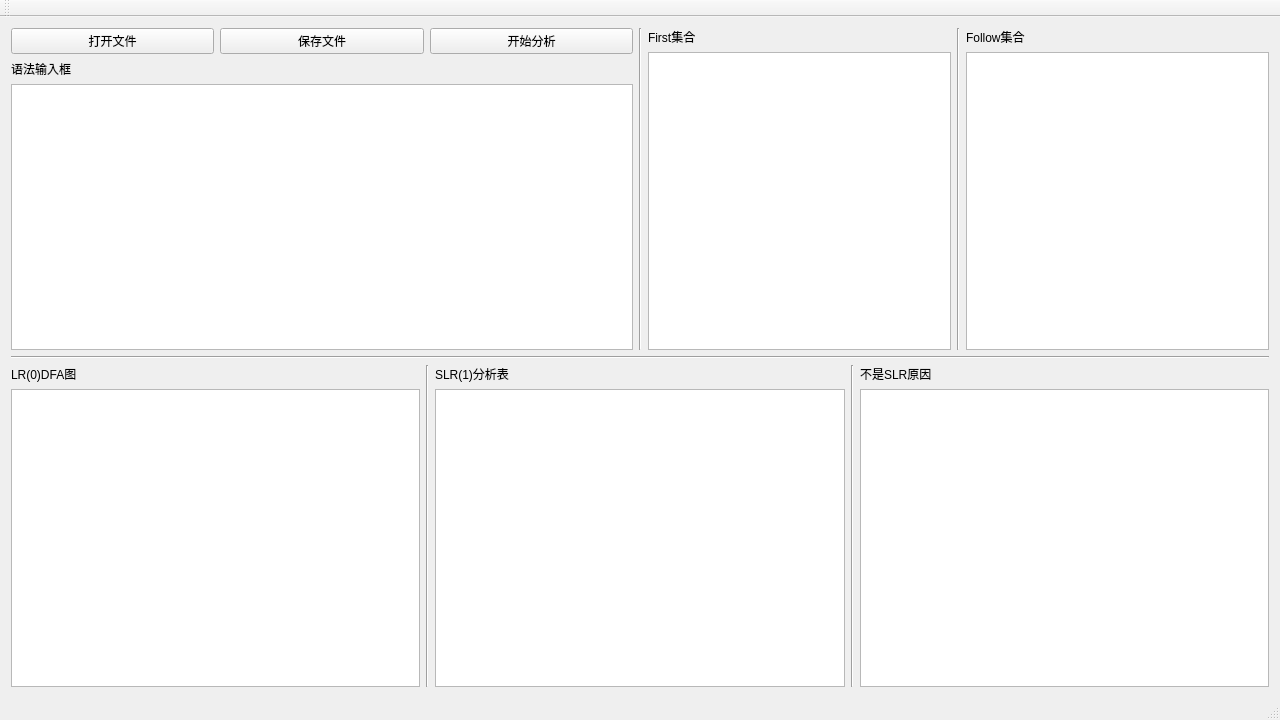
<?xml version="1.0" encoding="UTF-8"?>
<ui version="4.0">
 <class>SLR_GUIClass</class>
 <widget class="QMainWindow" name="SLR_GUIClass">
  <property name="geometry">
   <rect>
    <x>0</x>
    <y>0</y>
    <width>1280</width>
    <height>720</height>
   </rect>
  </property>
  <property name="minimumSize">
   <size>
    <width>1280</width>
    <height>720</height>
   </size>
  </property>
  <property name="windowTitle">
   <string>SLR_GUI</string>
  </property>
  <property name="windowIcon">
   <iconset resource="SLR_GUI.qrc">
    <normaloff>:/icons/res/analyzser.ico</normaloff>:/icons/res/analyzser.ico</iconset>
  </property>
  <widget class="QWidget" name="centralWidget">
   <layout class="QVBoxLayout" name="verticalLayout_7">
    <item>
     <layout class="QHBoxLayout" name="horizontalLayout_3">
      <item>
       <layout class="QVBoxLayout" name="verticalLayout">
        <item>
         <layout class="QHBoxLayout" name="horizontalLayout">
          <item>
           <widget class="QPushButton" name="btnOpen">
            <property name="text">
             <string>打开文件</string>
            </property>
           </widget>
          </item>
          <item>
           <widget class="QPushButton" name="btnSave">
            <property name="text">
             <string>保存文件</string>
            </property>
           </widget>
          </item>
          <item>
           <widget class="QPushButton" name="btnAnalyse">
            <property name="text">
             <string>开始分析</string>
            </property>
           </widget>
          </item>
         </layout>
        </item>
        <item>
         <widget class="QLabel" name="label">
          <property name="text">
           <string>语法输入框</string>
          </property>
         </widget>
        </item>
        <item>
         <widget class="QTextEdit" name="inputEdit"/>
        </item>
       </layout>
      </item>
      <item>
       <widget class="Line" name="line_4">
        <property name="orientation">
         <enum>Qt::Vertical</enum>
        </property>
       </widget>
      </item>
      <item>
       <layout class="QHBoxLayout" name="horizontalLayout_2">
        <item>
         <layout class="QVBoxLayout" name="verticalLayout_2">
          <item>
           <widget class="QLabel" name="lblFirst">
            <property name="text">
             <string>First集合</string>
            </property>
           </widget>
          </item>
          <item>
           <widget class="QTableWidget" name="tableFirst"/>
          </item>
         </layout>
        </item>
        <item>
         <widget class="Line" name="line_5">
          <property name="orientation">
           <enum>Qt::Vertical</enum>
          </property>
         </widget>
        </item>
        <item>
         <layout class="QVBoxLayout" name="verticalLayout_3">
          <item>
           <widget class="QLabel" name="lblFollow">
            <property name="text">
             <string>Follow集合</string>
            </property>
           </widget>
          </item>
          <item>
           <widget class="QTableWidget" name="tableFollow"/>
          </item>
         </layout>
        </item>
       </layout>
      </item>
     </layout>
    </item>
    <item>
     <widget class="Line" name="line_3">
      <property name="orientation">
       <enum>Qt::Horizontal</enum>
      </property>
     </widget>
    </item>
    <item>
     <layout class="QHBoxLayout" name="horizontalLayout_4">
      <item>
       <layout class="QVBoxLayout" name="verticalLayout_4">
        <item>
         <widget class="QLabel" name="lblLR">
          <property name="text">
           <string>LR(0)DFA图</string>
          </property>
         </widget>
        </item>
        <item>
         <widget class="QTableWidget" name="tableDFA"/>
        </item>
       </layout>
      </item>
      <item>
       <widget class="Line" name="line">
        <property name="orientation">
         <enum>Qt::Vertical</enum>
        </property>
       </widget>
      </item>
      <item>
       <layout class="QVBoxLayout" name="verticalLayout_5">
        <item>
         <widget class="QLabel" name="lblSLR">
          <property name="text">
           <string>SLR(1)分析表</string>
          </property>
         </widget>
        </item>
        <item>
         <widget class="QTableWidget" name="tableSLR"/>
        </item>
       </layout>
      </item>
      <item>
       <widget class="Line" name="line_2">
        <property name="orientation">
         <enum>Qt::Vertical</enum>
        </property>
       </widget>
      </item>
      <item>
       <layout class="QVBoxLayout" name="verticalLayout_6">
        <item>
         <widget class="QLabel" name="lblNotSLR">
          <property name="text">
           <string>不是SLR原因</string>
          </property>
         </widget>
        </item>
        <item>
         <widget class="QTextEdit" name="textReason"/>
        </item>
       </layout>
      </item>
     </layout>
    </item>
   </layout>
  </widget>
  <widget class="QMenuBar" name="menuBar">
   <property name="geometry">
    <rect>
     <x>0</x>
     <y>0</y>
     <width>1280</width>
     <height>22</height>
    </rect>
   </property>
  </widget>
  <widget class="QToolBar" name="mainToolBar">
   <attribute name="toolBarArea">
    <enum>TopToolBarArea</enum>
   </attribute>
   <attribute name="toolBarBreak">
    <bool>false</bool>
   </attribute>
  </widget>
  <widget class="QStatusBar" name="statusBar"/>
 </widget>
 <layoutdefault spacing="6" margin="11"/>
 <resources>
  <include location="SLR_GUI.qrc"/>
 </resources>
 <connections/>
</ui>
